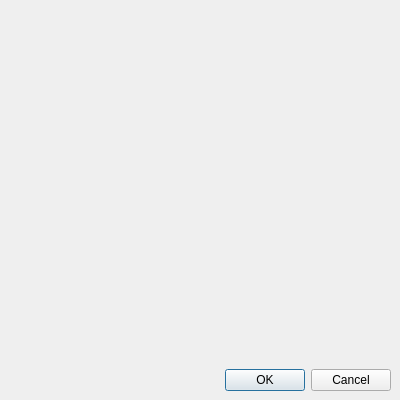
<?xml version="1.0" encoding="UTF-8"?>
<ui version="4.0">
 <class>ItemSettingsGui</class>
 <widget class="QDialog" name="ItemSettingsGui">
  <property name="geometry">
   <rect>
    <x>0</x>
    <y>0</y>
    <width>400</width>
    <height>400</height>
   </rect>
  </property>
  <property name="sizePolicy">
   <sizepolicy hsizetype="Maximum" vsizetype="Maximum">
    <horstretch>0</horstretch>
    <verstretch>0</verstretch>
   </sizepolicy>
  </property>
  <property name="windowTitle">
   <string>Dialog</string>
  </property>
  <widget class="QWidget" name="verticalLayoutWidget">
   <property name="geometry">
    <rect>
     <x>10</x>
     <y>10</y>
     <width>381</width>
     <height>381</height>
    </rect>
   </property>
   <layout class="QVBoxLayout" name="VertMain">
    <property name="sizeConstraint">
     <enum>QLayout::SetMaximumSize</enum>
    </property>
    <item>
     <layout class="QVBoxLayout" name="VertOptions">
      <property name="sizeConstraint">
       <enum>QLayout::SetMaximumSize</enum>
      </property>
     </layout>
    </item>
    <item>
     <spacer name="VertSpacer">
      <property name="orientation">
       <enum>Qt::Vertical</enum>
      </property>
      <property name="sizeHint" stdset="0">
       <size>
        <width>20</width>
        <height>40</height>
       </size>
      </property>
     </spacer>
    </item>
    <item>
     <widget class="QDialogButtonBox" name="ButtonOption">
      <property name="orientation">
       <enum>Qt::Horizontal</enum>
      </property>
      <property name="standardButtons">
       <set>QDialogButtonBox::Cancel|QDialogButtonBox::Ok</set>
      </property>
      <property name="centerButtons">
       <bool>false</bool>
      </property>
     </widget>
    </item>
   </layout>
  </widget>
 </widget>
 <resources/>
 <connections/>
</ui>
